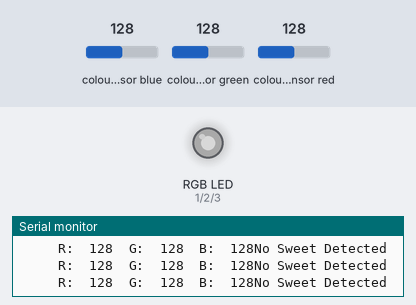
Bench run of a sketch on a simulated ESP32. Parts: an RGB LED mixed from three pins (HIGH = lit), the last lines printed to the serial monitor. The test bench sets the inputs (shaded band); at power-on: colour sensor blue 128, colour sensor green 128, colour sensor red 128. Dim RGB values are drawn brighter than linear.

Above: at 1.2 s.
1.3 s: colour sensor blue set to 5
At 1.8 s:
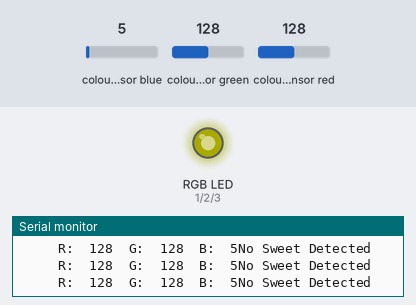
2.8 s: colour sensor green set to 5
At 3.5 s:
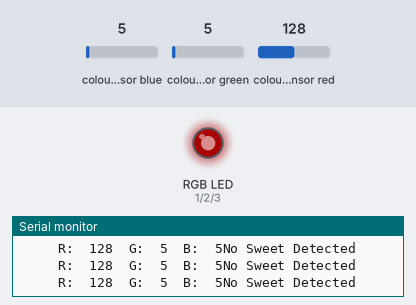
4.3 s: colour sensor red set to 5
At 4.8 s:
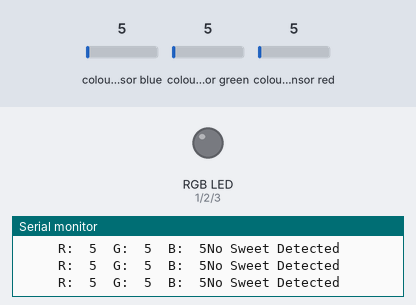
5.8 s: colour sensor blue set to 64
At 6.5 s:
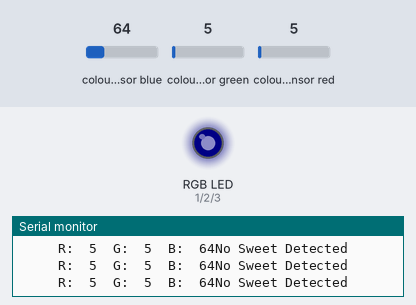
7.3 s: colour sensor green set to 64
At 8.2 s:
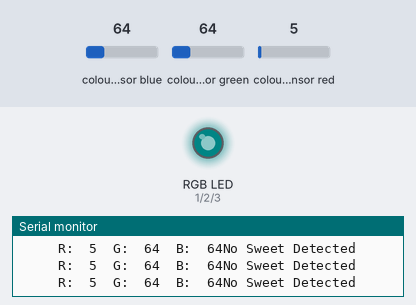
8.9 s: colour sensor red set to 191
At 9.9 s:
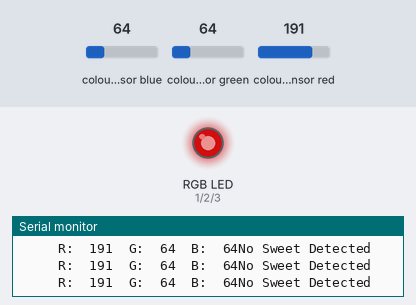
Timing chart, 0 to 11.4 s (numbered marks = the images above; inputs shaded):
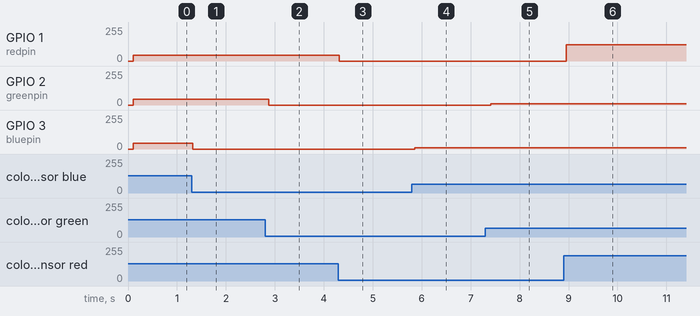

The sketch:

Colourview.ino
```cpp
#include <Adafruit_TCS34725.h>

#include <Wire.h>

// Pick analog outputs, for the UNO these three work well
// use ~560  ohm resistor between Red & Blue, ~1K for green (its brighter)
#define redpin 1
#define greenpin 2
#define bluepin 3
// for a common anode LED, connect the common pin to +5V
// for common cathode, connect the common to ground

// set to false if using a common cathode LED
#define commonAnode false

// our RGB -> eye-recognized gamma color
byte gammatable[256];


Adafruit_TCS34725 tcs = Adafruit_TCS34725(TCS34725_INTEGRATIONTIME_50MS, TCS34725_GAIN_4X);

void setup() {
  Serial.begin(9600);
  //Serial.println("Color View Test!");

  if (tcs.begin()) {
    //Serial.println("Found sensor");
  } else {
    Serial.println("No TCS34725 found ... check your connections");
    while (1); // halt!
  }

  // use these three pins to drive an LED
#if defined(ARDUINO_ARCH_ESP32)
  ledcAttachPin(redpin, 1);
  ledcSetup(1, 12000, 8);
  ledcAttachPin(greenpin, 2);
  ledcSetup(2, 12000, 8);
  ledcAttachPin(bluepin, 3);
  ledcSetup(3, 12000, 8);
#else
  pinMode(redpin, OUTPUT);
  pinMode(greenpin, OUTPUT);
  pinMode(bluepin, OUTPUT);
#endif

  // thanks PhilB for this gamma table!
  // it helps convert RGB colors to what humans see
  for (int i = 0; i < 256; i++) {
    float x = i;
    x /= 255;
    x = pow(x, 2.5);
    x *= 255;

    if (commonAnode) {
      gammatable[i] = 255 - x;
    } else {
      gammatable[i] = x;
    }
    //Serial.println(gammatable[i]);
  }
}

void loop() {

  float red, green, blue;

  tcs.setInterrupt(false);  // turn on LED

  delay(60);  // takes 50ms to read

  tcs.getRGB(&red, &green, &blue);

  tcs.setInterrupt(true);  // turn off LED

  // Here goes the switch case

  if ( (red < 90 && red > 82) && (green < 92 && green > 82) && (blue < 104 && blue > 94)) //PURPLE
  {
    Serial.println("PURPLE");
    Serial.println("R:\t"); Serial.print(int(red));
    Serial.print("\tG:\t"); Serial.print(int(green));
    Serial.print("\tB:\t"); Serial.print(int(blue));
  }
  else if ( (red < 135 && red > 117) && (green < 87 && green > 76) && (blue < 84 && blue > 64)) //ORANGE
  {
    Serial.println("ORANGE");
    Serial.println("R:\t"); Serial.print(int(red));
    Serial.print("\tG:\t"); Serial.print(int(green));
    Serial.print("\tB:\t"); Serial.print(int(blue));
  }
  else if ( (red < 87 && red > 81) && (green < 110 && green > 98) && (blue < 88 && blue > 75)) //GREEN
  {
    Serial.println("GREEN");
    Serial.println("R:\t"); Serial.print(int(red));
    Serial.print("\tG:\t"); Serial.print(int(green));
    Serial.print("\tB:\t"); Serial.print(int(blue));
  }
  else if ( (red < 124 && red > 112) && (green < 84 && green > 75) && (blue < 84 && blue > 75)) //RED
  {
    Serial.println("RED");
    Serial.println("R:\t"); Serial.print(int(red));
    Serial.print("\tG:\t"); Serial.print(int(green));
    Serial.print("\tB:\t"); Serial.print(int(blue));
  }
  else
  {
    Serial.println("No Sweet Detected");
        Serial.print("     R:\t"); Serial.print(int(red));
    Serial.print("\tG:\t"); Serial.print(int(green));
    Serial.print("\tB:\t"); Serial.print(int(blue));
  }
/*
  Serial.print("\n");
  Serial.println("R:\t"); Serial.print(int(red));
  Serial.print("\tG:\t"); Serial.print(int(green));
  Serial.print("\tB:\t"); Serial.print(int(blue));
  */

#if defined(ARDUINO_ARCH_ESP32)
  ledcWrite(1, gammatable[(int)red]);
  ledcWrite(2, gammatable[(int)green]);
  ledcWrite(3, gammatable[(int)blue]);
#else
  analogWrite(redpin, gammatable[(int)red]);
  analogWrite(greenpin, gammatable[(int)green]);
  analogWrite(bluepin, gammatable[(int)blue]);
#endif
}
```

Measured:
- after the input at 1.3 s, GPIO 3 (bluepin): 45/255 → 0/255 at once
- after the input at 2.8 s, GPIO 2 (greenpin): 45/255 → 0/255 after 0.08 s
- after the input at 4.3 s, GPIO 1 (redpin): 45/255 → 0/255 at once
- after the input at 5.8 s, GPIO 3 (bluepin): 0/255 → 8/255 after 0.06 s
- after the input at 7.3 s, GPIO 2 (greenpin): 0/255 → 8/255 after 0.11 s
- after the input at 8.9 s, GPIO 1 (redpin): 0/255 → 123/255 after 0.06 s
